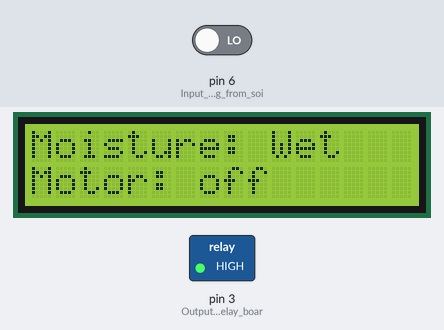
The sketch below on a simulated Arduino Uno, built with avr-gcc and run on an emulated ATmega328P. On the bench: 16×2 character LCD, switched loads named in the sketch (green lamp = pin HIGH). The test bench sets the inputs (shaded band); at power-on: pin 6 (Input_pin_coming_from_soi) LOW.

Above: at 1.2 s.
1.3 s: pin 6 (Input_pin_coming_from_soi) driven HIGH
At 1.9 s:
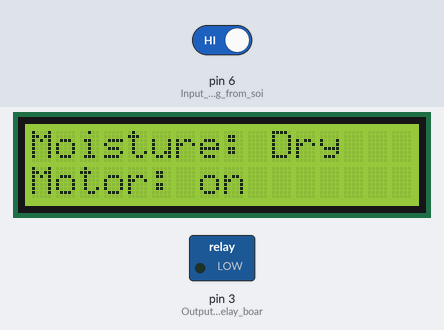
2.8 s: pin 6 (Input_pin_coming_from_soi) driven LOW
At 4.4 s:
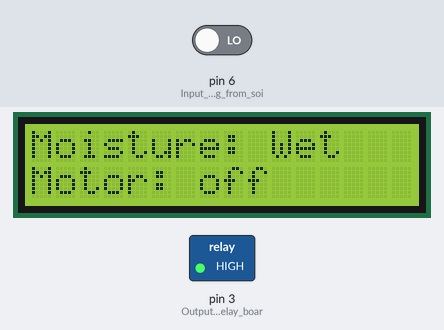
Timing chart, 0 to 5.9 s (numbered marks = the images above; inputs shaded):
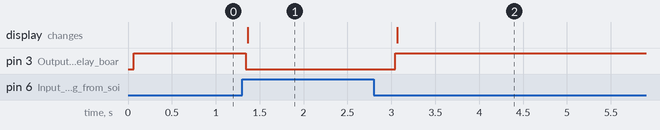

Measured:
- after the input at 1.3 s, pin 3 (Output_pin_for_relay_boar): HIGH → LOW at once; the display: changes after 0.07 s (image 1)
- after the input at 2.8 s, pin 3 (Output_pin_for_relay_boar): LOW → HIGH after 0.24 s; the display: changes after 0.27 s (image 2)

The sketch:

smart_irrigation_system1.ino
```cpp
#include <Wire.h>
#include <LiquidCrystal_I2C.h>

int water; // Variable to store moisture level
LiquidCrystal_I2C lcd(0x27, 16, 2); // Address of the I2C LCD and its dimensions

void setup() {
  pinMode(3, OUTPUT); // Output pin for relay board, this will send signal to the relay
  pinMode(6, INPUT); // Input pin coming from soil sensor
  lcd.init(); // Initialize the LCD
  lcd.backlight(); // Turn on the backlight
}

void loop() {
  water = digitalRead(6); // Reading the signal from the soil sensor
  if (water == HIGH) { // If water level is full then cut the relay
    digitalWrite(3, LOW); // Low is to cut the relay
  } else {
    digitalWrite(3, HIGH); // High to continue providing signal and water supply
  }

  // Display moisture level and motor state on LCD
  lcd.clear(); // Clear the LCD

  lcd.setCursor(0, 0); // Set cursor to first row
  lcd.print("Moisture: "); // Print label
  lcd.print(water == HIGH ? "Dry" : "Wet"); // Print moisture level

  lcd.setCursor(0, 1); // Set cursor to second row
  lcd.print("Motor: "); // Print label
  lcd.print(water == HIGH ? "on" : "off"); // Print motor state

  delay(400); // Delay for stability
}
```
